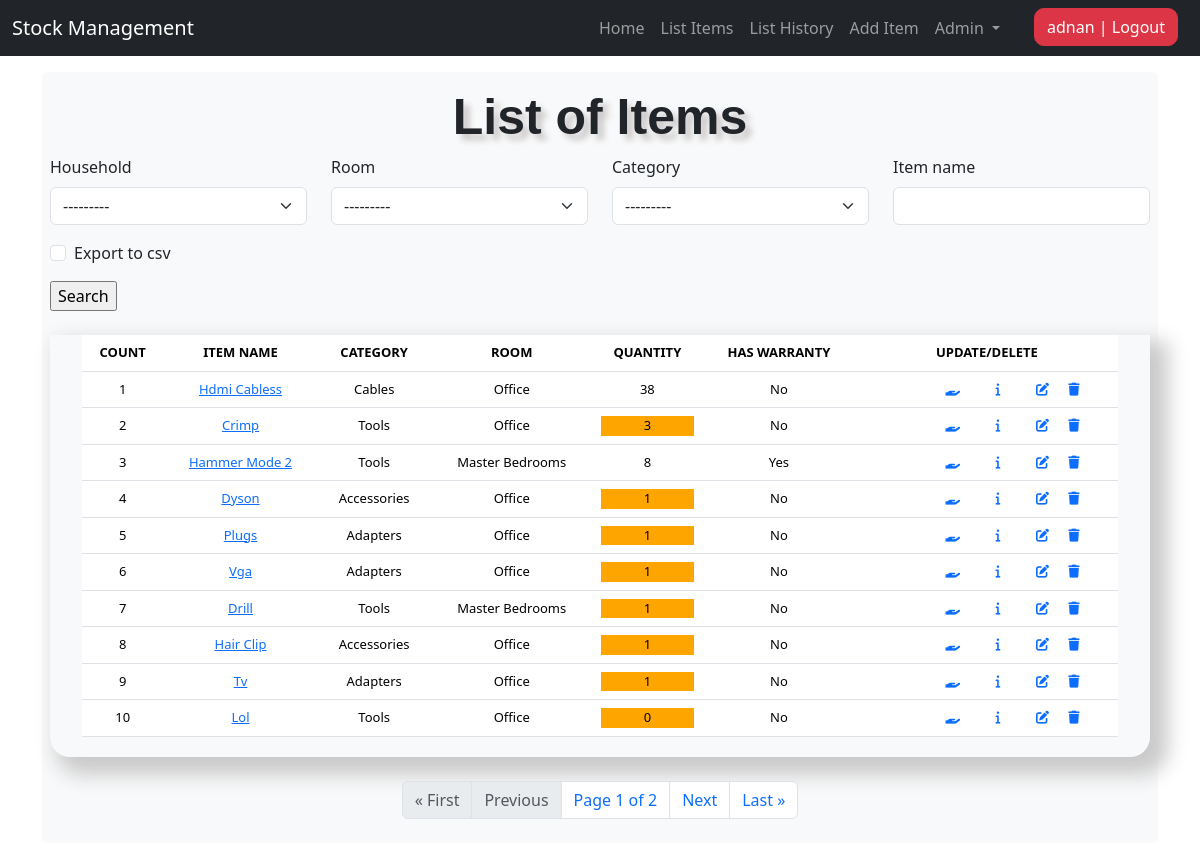
Page /list_items/ (signed in) on the earlier database version.
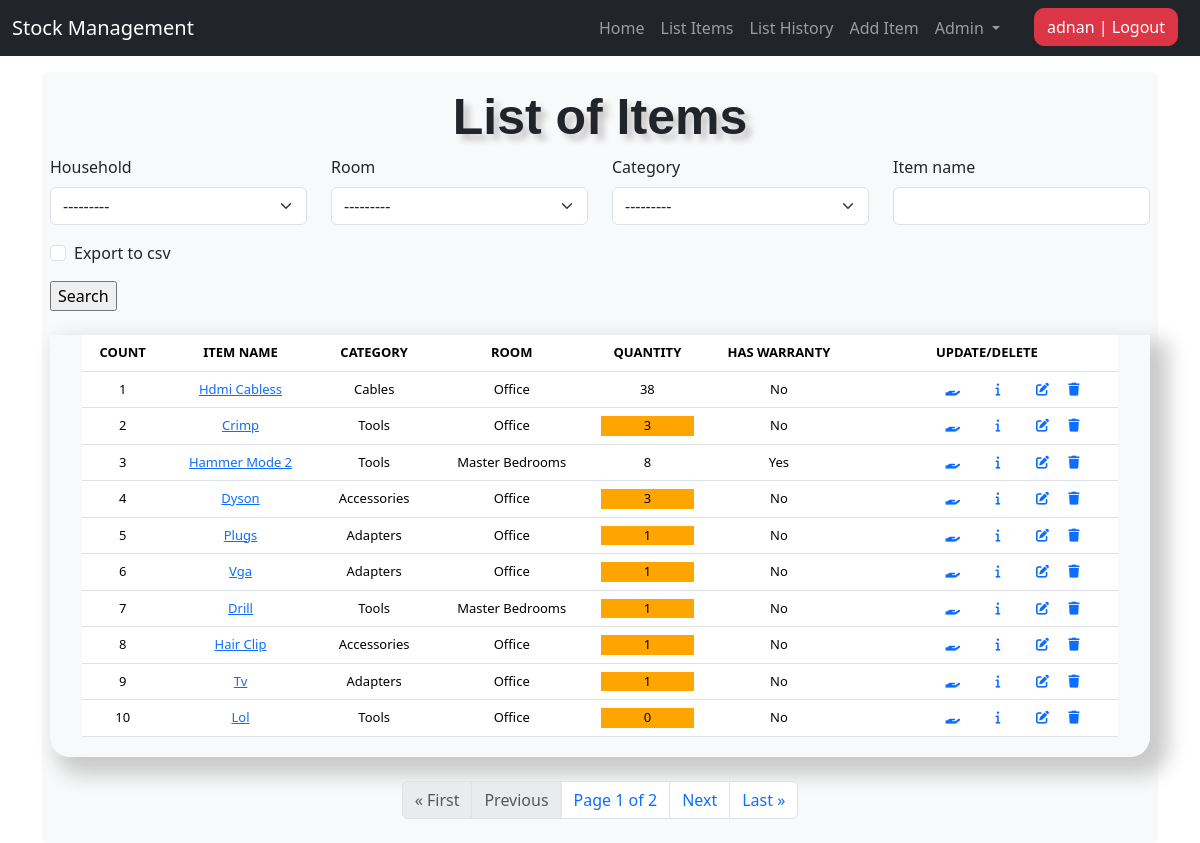
Same page on the later database version.
### stockmgmt/models.py (models this page shows, shortened)
class Stock(models.Model):
    household = models.ForeignKey(
        Household, on_delete=models.CASCADE, blank=True)
    room = models.ForeignKey(Room, on_delete=models.CASCADE, blank=True)
    location = models.ForeignKey(
        Location, on_delete=models.CASCADE, blank=True)
    category = models.ForeignKey(
        Category, on_delete=models.CASCADE, blank=True)
    item_name = models.CharField(max_length=50, blank=True, null=True)
    quantity = models.IntegerField(default='0', blank=True, null=True)
    receive_quantity = models.IntegerField(default='0', blank=True, null=True)
    receive_by = models.CharField(max_length=50, blank=True, null=True)
    issue_quantity = models.IntegerField(default='0', blank=True, null=True)
    issue_by = models.CharField(max_length=50, blank=True, null=True)
    issue_to = models.CharField(max_length=50, blank=True, null=True)
    item_usage = models.TextField(max_length=500, blank=True, null=True)
    phone_number = models.CharField(max_length=50, blank=True, null=True)
    created_by = models.CharField(max_length=50, blank=True, null=True)
    reorder_level = models.IntegerField(default='3', blank=True, null=True)
    timestamp = models.DateTimeField(auto_now_add=True, auto_now=False)
    last_updated = models.DateTimeField(auto_now_add=False, auto_now=True)
    has_warranty = models.BooleanField(default=False, blank=False, null=True)
    item_notes = models.TextField(max_length=500, blank=True, null=True)

class Category(models.Model):
    name = models.CharField(max_length=50, blank=False, null=True,
                            help_text="What category is the item related to? (such Cables/Computer Parts/Tools?)")
    def __str__(self):
        return self.name.title() if self.name else ""

class Room(models.Model):
    name = models.CharField(max_length=50, blank=False,
                            null=True, help_text="Which room is the item at?")
    def __str__(self):
        return self.name.title() if self.name else ""

### stockmgmt/views.py (the view, shortened to what this page needs)
# urls.py: path('list_items/', views.list_items, name='list_items'),
@login_required
def list_items(request):
    title = 'List of Items'
    form = StockSearchForm(request.POST or None)
    queryset = Stock.objects.all()
    paginator = Paginator(queryset, 10)  # Show 10 items per page
    page_number = request.GET.get('page')
    items = paginator.get_page(page_number)
    context = {
        "form": form,
        "title": title,
        "items": items,  # Pass the paginated items to the template
    }
    return render(request, "./includes/list_items.html", context)

### stockmgmt/forms.py
class StockSearchForm(forms.ModelForm):
    export_to_CSV = forms.BooleanField(required=False)
    start_date = forms.DateTimeField(required=False)
    end_date = forms.DateTimeField(required=False)
    class Meta:
        model = Stock
        fields = [
            'household',
            'room',
            'category',
            'item_name',
            'start_date',
            'end_date'
        ]

### stockmgmt/models.py (called while the page is built)
    def __str__(self):
        return self.name.title() if self.name else ""

### stockmgmt/templates/includes/list_items.html (shortened to what the changed rows need)
{% extends 'base.html' %}
{% load crispy_forms_tags %}
{% block content %}
<br>
<div class="display_table d-lg-block d-md-none d-none">
    <table class="table">
        <thead>
            <tr>
                <th>COUNT</th>
                <th>ITEM NAME</th>
                <th>CATEGORY</th>
                <th>ROOM</th>
                <th>QUANTITY</th>
                <th>HAS WARRANTY</th>
                <th>UPDATE/DELETE</th>
            </tr>
        </thead>
        {% for stock in items %}
        <tr>
            <td>{{ forloop.counter }}</td>
            <td><a href="{% url 'update_items' stock.id %}">{{ stock.item_name|title }}</a></td>
            <td>{{ stock.category }}</td>
            <td>{{ stock.room }}</td>
            <td>
                {% if stock.quantity <= stock.reorder_level %}
                <div style="background-color: orange;">
                    {{ stock.quantity }}
                </div>
                {% else %}
                {{ stock.quantity }}
                {% endif %}
            </td>
            <td>
                {% if stock.has_warranty %}
                Yes
                {% else %}
                No
                {% endif %}
            </td>
            <td>
                <a href="{% url 'receive_items' stock.id %}"></a>
                <a href="{% url 'issue_items' stock.id %}"><i class="fa-solid fa-hand-holding custom-icon"
                        data-toggle="tooltip" data-placement="top" title="Item Out"></i></a>
                <a href="{% url 'item_detail' stock.id %}"><i class="fa-solid fa-info custom-icon"></i></a>
                <a href="{% url 'update_items' stock.id %}"><i class="fa-solid fa-pen-to-square custom-icon"></i></a>
                <a href="{% url 'delete_items' stock.id %}"><i class="fa-solid fa-trash"></i></a>
            </td>
        </tr>
        {% endfor %}
    </table>
</div>
<br>
{% endblock %}

Differences in the rows shown:
changed Stock "Dyson": quantity "1" → "3"
